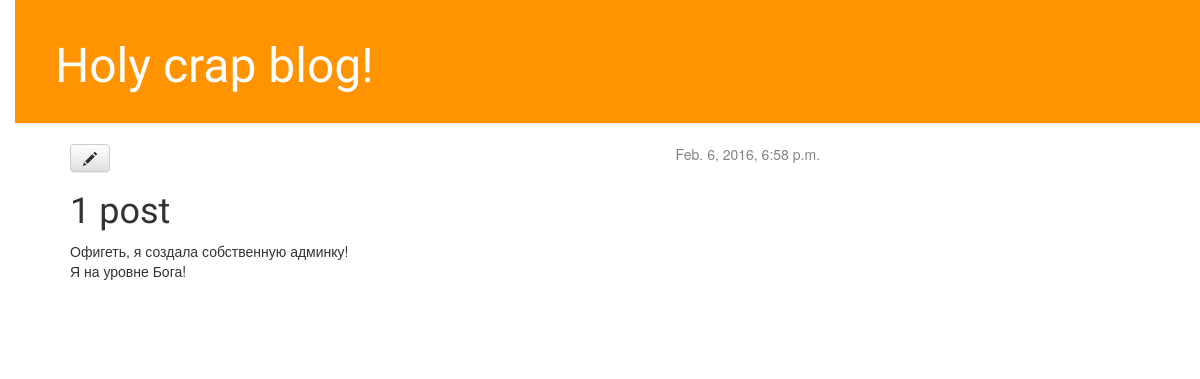
/post/1/, run on an earlier commit of the app's database.
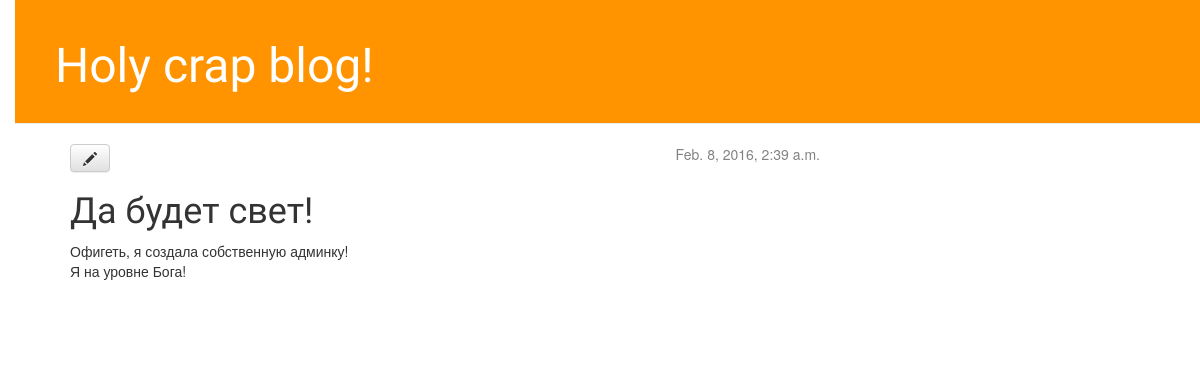
And on a later commit of the database.
### blog/models.py (models this page shows, shortened)
class Post(models.Model):
    author = models.ForeignKey('auth.User')
    title = models.CharField(max_length=200)
    text = models.TextField()
    created_date = models.DateTimeField(
            default=timezone.now)
    published_date = models.DateTimeField(
            blank=True, null=True)

### blog/views.py (the view)
# urls.py: url(r'^post/(?P<pk>[0-9]+)/$', views.post_detail, name='post_detail'),
def post_detail(request, pk):
        post = get_object_or_404(Post, pk=pk)
        return render(request, 'blog/post_detail.html', {'post': post})

### blog/templates/blog/post_detail.html
{% extends 'blog/base.html' %}
    {% block content %}
        <div class="post">
            {% if post.published_date %}
                <div class="date">
                    {{ post.published_date }}
                </div>
            {% endif %}
			<a class="btn btn-default" href="{% url 'post_edit' pk=post.pk %}"><span class="glyphicon glyphicon-pencil"></span></a>
            <h1>{{ post.title }}</h1>
            <p>{{ post.text|linebreaks }}</p>
        </div>
    {% endblock %}

What changed in the data, as far as the page shows it:
changed Post "Офигеть, я создала собственную админку! Я на уровне Бога!": published_date "Feb. 6, 2016, 6:58 p.m." → "Feb. 8, 2016, 2:39 a.m."; title "1 post" → "Да будет свет!"
